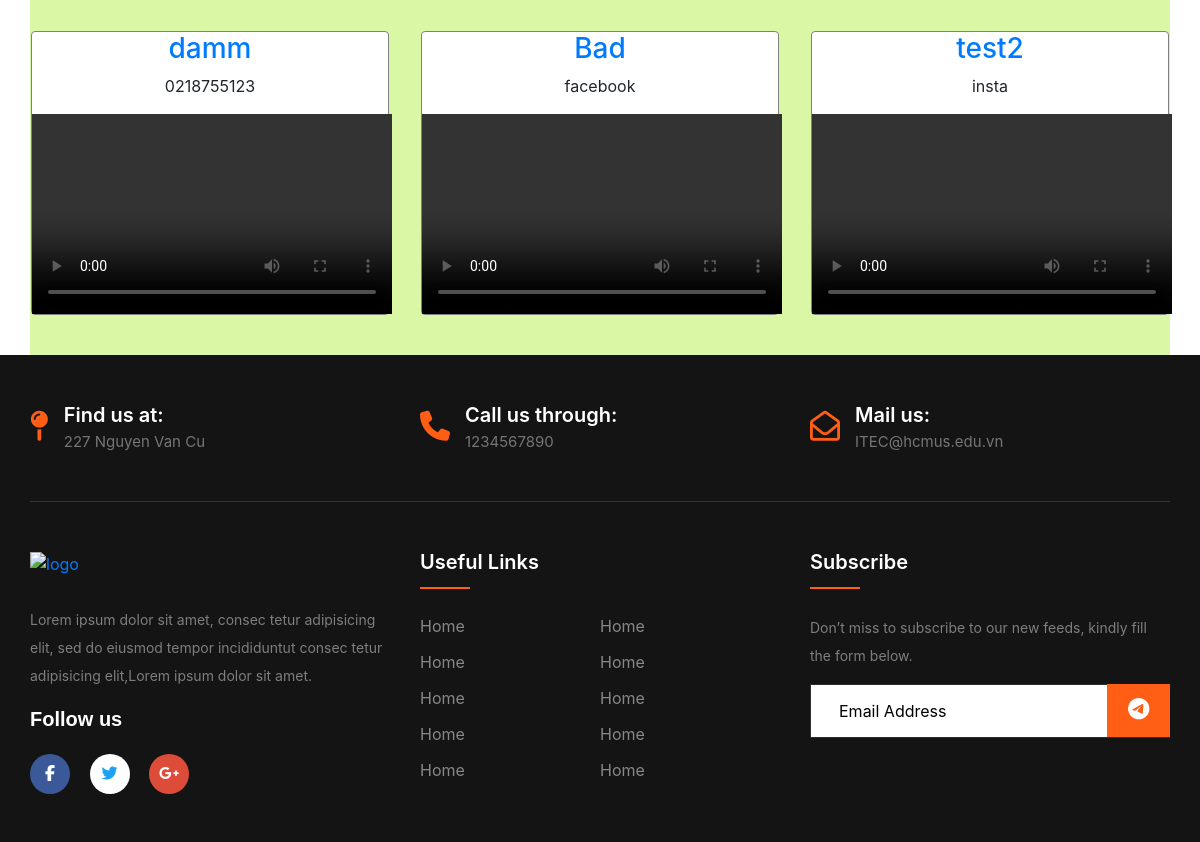
Before: /all.php (lower part) with the older database file.
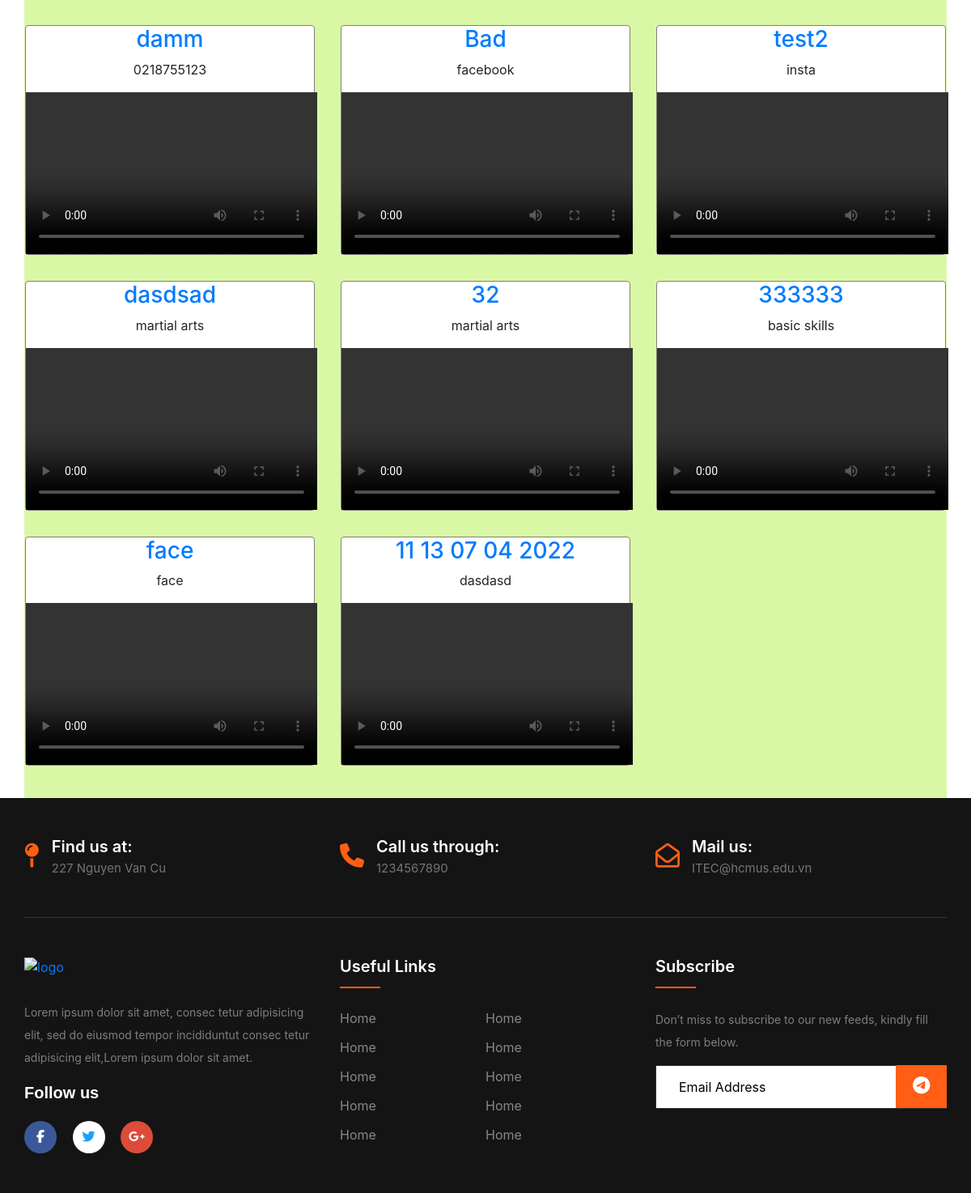
After: the same page with the newer database file.
### tables this page shows
CREATE TABLE IF NOT EXISTS `classroom` (
  `class_id` int NOT NULL AUTO_INCREMENT,
  `TeacherID` int NOT NULL,
  `class_type` text NOT NULL,
  `info` text NOT NULL,
  `class_name` text NOT NULL,
  `contact_info` text NOT NULL,
  `owner_name` text,
  `video` text NOT NULL,
  `Type` text,
  PRIMARY KEY (`class_id`),
  KEY `TeacherID` (`TeacherID`)
);

### func/classroomManager.php (the view, shortened to what this page needs)
<?php
function getClassrooms($limit, $conn, $offset = 0) {
  $sql = "SELECT * FROM classroom LIMIT ?,?";
  $stmt = $conn->prepare($sql);
  $stmt->bind_param("ii", $offset, $limit);
  $stmt->execute();
  $results = $stmt->get_result();
  return $results->fetch_all(MYSQLI_ASSOC);
}
function outputClassrooms($classrooms) {
  $output = '';
  foreach ($classrooms as $classroom) {
    $output.= "<div class='col-md-4 p-3 '>
                  <div class='card text-center rounded' style='border-radius: 20px; border-color: grey; '>
                <h3><a href='post.php?id={$classroom['class_id']}'>
               {$classroom['class_name']}</a></h3>
                <p>{$classroom['info']}</p>
                <video width='360' height='200' controls>
                  <source src='{$classroom['video']}' type='video/mp4'>
                </video>
                  </div>
               </div>";
  }
  echo $output;
}
?>

### includes/header.php (shortened to what this page needs)
<!doctype html>
<html lang="en">
<head>
  <link rel="stylesheet" href="https://cdn.jsdelivr.net/npm/bootstrap@4.6.0/dist/css/bootstrap.min.css">
  <link rel="stylesheet" href="https://cdnjs.cloudflare.com/ajax/libs/ionicons/2.0.1/css/ionicons.min.css">
  <link rel="stylesheet" href="./css/style.css">
</head>
<body>

### all.php (shortened to what this page needs)
<?php
  include 'includes/header.php';
  include 'classes/Classroom.php';
  include 'func/classroomManager.php';
?>
    <div class="container text-center mt-3 background-bg">
      <br>
      <div class="row">
        <?php
        $classrooms = getClassrooms(100, $conn);
        outputClassrooms($classrooms);
         ?>
        <br>
      </div>
      <br>
    </div>
<?php include 'includes/footer.php'; ?>

### includes/footer.php (shortened to what this page needs)
<footer class="footer-section">
    <div class="container">
        <div class="footer-cta pt-5 pb-5">
            <div class="row">
                <div class="col-xl-4 col-md-4 mb-30">
                    <div class="single-cta">
                        <i class="fas fa-map-pin"></i>
                        <div class="cta-text">
                            <h4>Find us at: </h4>
                            <span>227 Nguyen Van Cu</span>
                        </div>
                    </div>
                </div>
                <div class="col-xl-4 col-md-4 mb-30">
                    <div class="single-cta">
                        <i class="fas fa-phone"></i>
                        <div class="cta-text">
                            <h4>Call us through:</h4>
                            <span>1234567890</span>
                        </div>
                    </div>
                </div>
                <div class="col-xl-4 col-md-4 mb-30">
                    <div class="single-cta">
                        <i class="far fa-envelope-open"></i>
                        <div class="cta-text">
                            <h4>Mail us:</h4>
                            <span>ITEC@hcmus.edu.vn</span>
                        </div>
                    </div>
                </div>
            </div>
        </div>
        <div class="footer-content pt-5 pb-5">
            <div class="row">
                <div class="col-xl-4 col-lg-4 mb-50">
                    <div class="footer-widget">
                        <div class="footer-logo">
                            <a href="#"><img src="https://static.skillshare.com/assets/images/logo-header-2020.svg" class="img-fluid" alt="logo"></a>
                        </div>
                        <div class="footer-text">
                            <p>Lorem ipsum dolor sit amet, consec tetur adipisicing elit, sed do eiusmod tempor incididuntut consec tetur adipisicing
                                elit,Lorem ipsum dolor sit amet.</p>
                        </div>
                        <div class="footer-social-icon">
                            <span>Follow us</span>
                            <a href="#"><i class="fab fa-facebook-f facebook-bg"></i></a>
                            <a href="#"><i class="fab fa-twitter bg-white"></i></a>
                            <a href="#"><i class="fab fa-google-plus-g google-bg"></i></a>
                        </div>
                    </div>
                </div>
                <div class="col-xl-4 col-lg-4 col-md-6 mb-30">
                    <div class="footer-widget">
                        <div class="footer-widget-heading">
                            <h3>Useful Links</h3>
                        </div>
                        <ul>
                            <li><a href="#">Home</a></li>
                            <li><a href="#">Home</a></li>
                            <li><a href="#">Home</a></li>
                            <li><a href="#">Home</a></li>
                            <li><a href="#">Home</a></li>
                            <li><a href="#">Home</a></li>
                            <li><a href="#">Home</a></li>
                            <li><a href="#">Home</a></li>
                            <li><a href="#">Home</a></li>
                            <li><a href="#">Home</a></li>
                        </ul>
                    </div>
                </div>
                <div class="col-xl-4 col-lg-4 col-md-6 mb-50">
                    <div class="footer-widget">
                        <div class="footer-widget-heading">
                            <h3>Subscribe</h3>
                        </div>
                        <div class="footer-text mb-25">
                            <p>Don’t miss to subscribe to our new feeds, kindly fill the form below.</p>
                        </div>
                        <div class="subscribe-form">
                            <form action="#">
                                <input type="text" class="bg-white" placeholder="Email Address">
                                <button><i class="fab fa-telegram-plane"></i></button>
                            </form>
                        </div>
                    </div>
                </div>
            </div>
        </div>
    </div>
</footer>

### css/style.css (style rules this page uses)
div[class*="background-bg"] { background-color: #DAF7A6; }
footer { background-color: #dcdee1; }
img { width: 6rem; vertical-align: middle; border-style: none; height: auto; max-width: 100%; }
.container { padding: 0; }
.card { border-radius: 1rem; }
ul { margin: 0px; padding: 0px; }
.footer-section { background: #151414; position: relative; }
.footer-cta { border-bottom: 1px solid #373636; }
.single-cta i { color: #ff5e14; font-size: 30px; float: left; margin-top: 8px; }
.cta-text { padding-left: 15px; display: inline-block; }
.cta-text h4 { color: #fff; font-size: 20px; font-weight: 600; margin-bottom: 2px; }
.cta-text span { color: #757575; font-size: 15px; }
.footer-content { position: relative; z-index: 2; }
.footer-logo { margin-bottom: 30px; }
.footer-logo img { max-width: 200px; }
.footer-text p { margin-bottom: 14px; font-size: 14px; color: #7e7e7e; line-height: 28px; }
.footer-social-icon span { color: #fff; display: block; font-size: 20px; font-weight: 700; font-family: 'Poppins', sans-serif; margin-bottom: 20px; }
.footer-social-icon a { color: #fff; font-size: 16px; margin-right: 15px; }
.footer-social-icon i { height: 40px; width: 40px; text-align: center; line-height: 38px; border-radius: 50%; }
.facebook-bg { background: #3B5998; }
.google-bg { background: #DD4B39; }
.footer-widget-heading h3 { color: #fff; font-size: 20px; font-weight: 600; margin-bottom: 40px; position: relative; }
.footer-widget-heading h3::before { content: ""; position: absolute; left: 0; bottom: -15px; height: 2px; width: 50px; background: #ff5e14; }
.footer-widget ul li { display: inline-block; float: left; width: 50%; margin-bottom: 12px; }
.footer-widget ul li a { color: #878787; text-transform: capitalize; }
.subscribe-form { position: relative; overflow: hidden; }
.subscribe-form input { width: 100%; padding: 14px 28px; background: #2E2E2E; border: 1px solid #2E2E2E; color: #fff; }
.subscribe-form button { position: absolute; right: 0; background: #ff5e14; padding: 13px 20px; border: 1px solid #ff5e14; top: 0; }
.subscribe-form button i { color: #fff; font-size: 22px; transform: rotate(-6deg); }
.fa-telegram-plane:before { content: "\f3fe"; }
.fa-facebook-f:before { content: "\f39e"; }
.fa-twitter:before { content: "\f099"; }
.fa-google-plus-g:before { content: "\f0d5"; }
.fa, .fas { font-weight: 900; }
.fa, .fab, .fal, .far, .fas { -moz-osx-font-smoothing: grayscale; -webkit-font-smoothing: antialiased; display: inline-block; font-style: normal; font-variant: normal; text-rendering: auto; line-height: 1; }
::placeholder { color: black; }
.fab.fa-twitter { color: #1da1f2; }

Changed rows visible on the page:
added classroom: class_name "dasdsad", info "martial arts"
added classroom: class_name "32", info "martial arts"
added classroom: class_name "333333", info "basic skills"
added classroom: class_name "face", info "face"
added classroom: class_name "11 13 07 04 2022", info "dasdasd"
